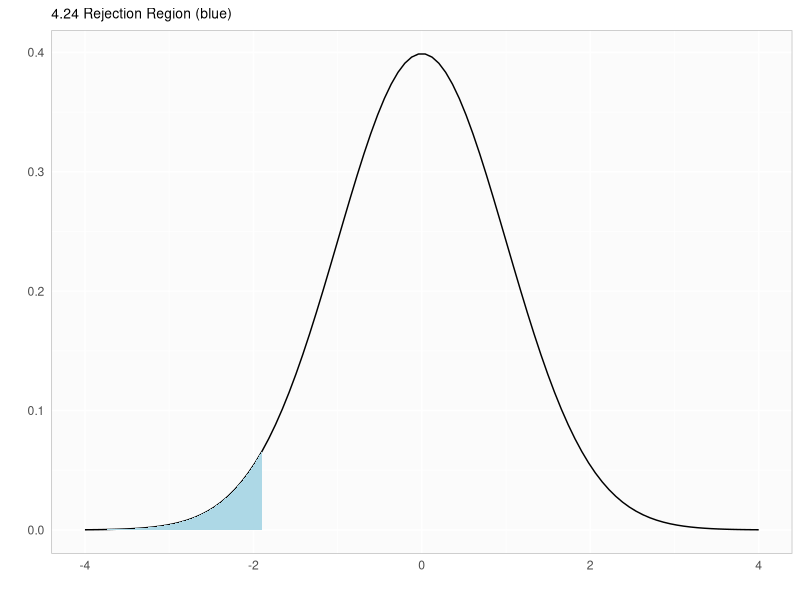
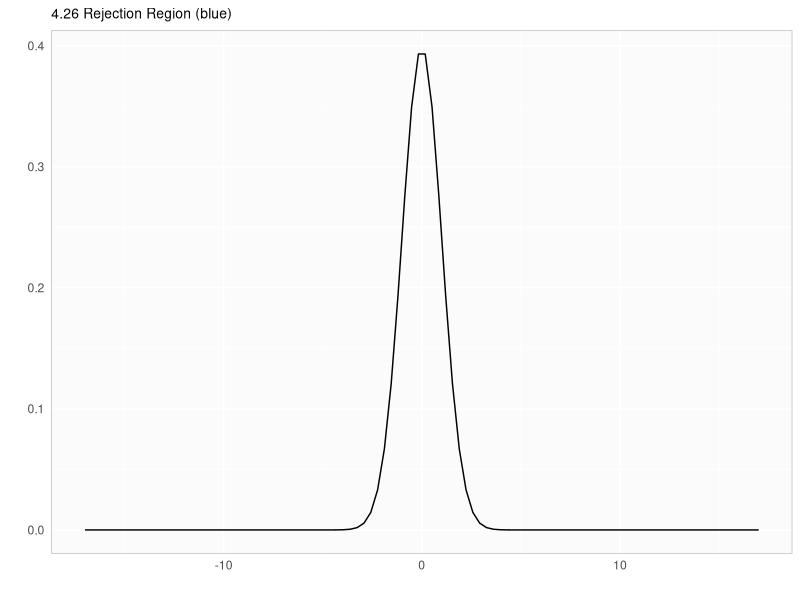
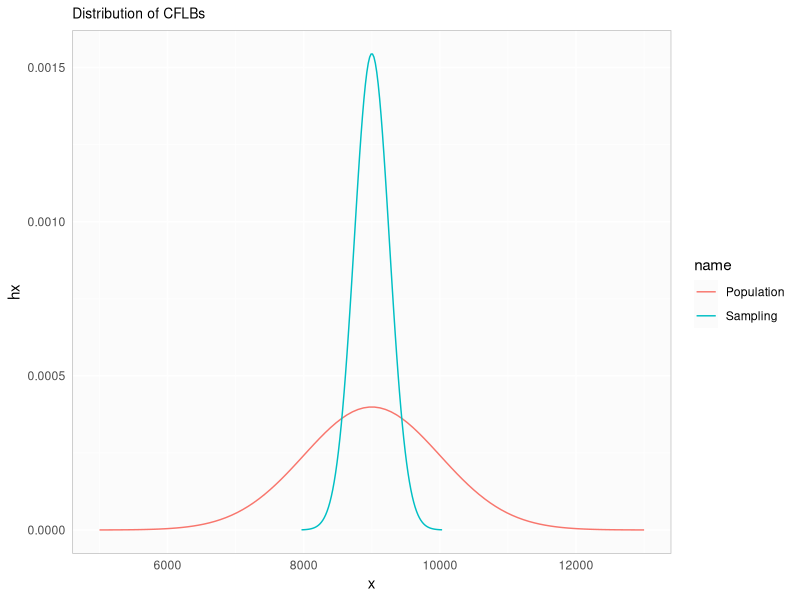

Source code (R) for these figures, in order:
## ---- chunk 1
library(ggplot2)
myTheme <- theme(axis.ticks=element_blank(),  
                  panel.border = element_rect(color="gray", fill=NA), 
                  panel.background=element_rect(fill="#FBFBFB"), 
                  panel.grid.major.y=element_line(color="white", size=0.5), 
                  panel.grid.major.x=element_line(color="white", size=0.5),
                  plot.title=element_text(size="10"))
## ---- chunk 2
meanHeight <- 171.1
sdHeight <- 9.4

x <- 180
zTall <- (x - meanHeight) / sdHeight

pTall <- pnorm(zTall)
pTall
## ---- chunk 3
x <- 155
zShort <- (x - meanHeight) / sdHeight
pShort <- pnorm(zShort)
pShort
## ---- chunk 4
n <- 507
seHeight <- sdHeight / sqrt(n)
seHeight
## ---- chunk 5
n <- 436
SE <- 4.4 /  1.96
SE
## ---- chunk 6
stdev <- SE * sqrt(n)
stdev
## ---- chunk 7
newN <- n * 3
newSE <- stdev / sqrt(newN)
newMoE <- newSE * 1.96
newMoE
## ---- chunk 8
desiredMoE <- 4.4 / 3
reqN <- ((1.96 * stdev) / desiredMoE)^2
reqN

checkMoE <- 1.96 * (stdev / sqrt(reqN))
checkMoE
## ---- chunk 9
a <- 0.10
xbar <- 30.69
sdX <- 4.31
n <- 36
SEx <- sdX / sqrt(n)
zXbar <- (xbar - 32) / SEx
zXbar
## ---- chunk 10
x <- seq(-4, 4, length=100)
hx <- dnorm(x)
df <- data.frame(x, hx)
dfRegion <- df[df$x < zXbar, ]

g1 <- ggplot() + 
  geom_line(aes(x=x, y=hx)) + 
  geom_ribbon(data=dfRegion, aes(ymin=0, ymax=hx, x=x), fill="lightblue") +
  labs(title="4.24 Rejection Region (blue)", y="", x="") +
  myTheme
g1
## ---- chunk 11
pval <- pnorm(zXbar)
pval
## ---- chunk 12
# Determine z score of 0.10
theZ <- abs(qnorm(a))
theZ
# Compute the confidence interval
lower <- xbar - (theZ * SEx)
upper <- xbar + (theZ * SEx)
ci <- c(lower, upper)
ci
## ---- chunk 13
n <- 36
xbar <- 118.2
sdX <- 6.5
SEx <- sdX / sqrt(n)
zXbar <- (xbar - 100) / SEx
zXbar
## ---- chunk 14
x <- seq(-17, 17, length=100)
hx <- dnorm(x)
df <- data.frame(x, hx)
dfRegion <- df[df$x > zXbar, ]

g1 <- ggplot() + 
  geom_line(aes(x=x, y=hx)) + 
  geom_ribbon(data=dfRegion, aes(ymin=0, ymax=hx, x=x), fill="lightblue") +
  labs(title="4.26 Rejection Region (blue)", y="", x="") +
  myTheme
g1
## ---- chunk 15
pval <- 1 - pnorm(zXbar)
pval
## ---- chunk 16
# Determine z score of 0.10
theZ <- abs(qnorm(a))
theZ
# Compute the confidence interval
lower <- xbar - (theZ * SEx)
upper <- xbar + (theZ * SEx)
ci <- c(lower, upper)
ci
## ---- chunk 17
# First compute the z-score for 10,500 hours
z <- (10500 - 9000) / 1000
z
# Then determine the area under the normal curve at said z score. 
# Since we want the area of the upper tail, we'll substract from 1.
p <- 1 - pnorm(z)
p
## ---- chunk 18
mu <- 9000
s <- 1000
# Compute standard error of the mean
se <- s / sqrt(15)
se
# What is the z-score within the sampling distribution of a mean of 10,500 
z10k5 <- (10500 - 9000) / se
z10k5
# Lookup the p value for this Z score.
pv <- pnorm(z10k5, mean=mu, sd=s)
pv
## ---- chunk 19
x <- seq(mu - (4 * s), mu + (4 * s), length=100)
hx <- dnorm(x, mean=mu, sd=s)
df <- data.frame(name="Population", x, hx)

smpl <- seq(mu - (4 * se), mu + (4 * se), length=100)
hxSmpl <- dnorm(smpl, mean=mu, sd=se)
df <- rbind(df, data.frame(name="Sampling", x=smpl, hx=hxSmpl))

g1 <- ggplot() +
    geom_line(data=df, aes(x=x, y=hx, color=name)) +
    myTheme +
    labs(title="Distribution of CFLBs")
g1
## ---- chunk 20
s <- 1
se1 <- s / sqrt(50)
se2 <- s / sqrt(500)
c(se1, se2)
## ---- chunk 21
xbar <- 100.3
zXbar1 <- (xbar - 100) / se1
zXbar2 <- (xbar - 100) / se2
c(zXbar1, zXbar2)
## ---- chunk 22
pval1 <- 1 - pnorm(zXbar1)
pval2 <- 1 - pnorm(zXbar2)
c(pval1, pval2)
